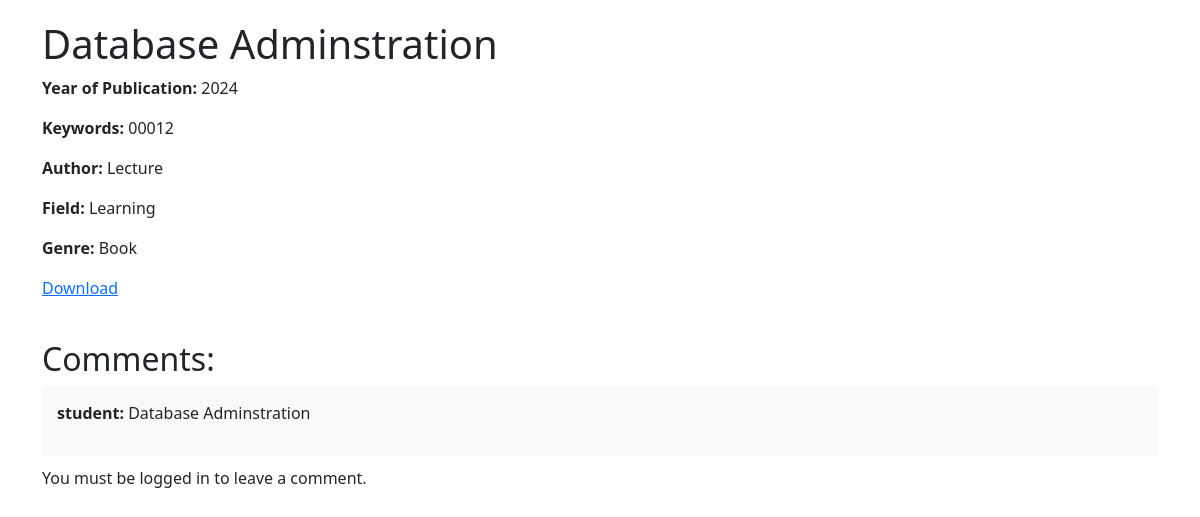
The app's page /document/2/ with its own data.
### documents/models.py (models this page shows, shortened)
class Document(models.Model):
    DOC_TYPES = (
        ('book', 'Book'),
        ('newspaper', 'Newspaper'),
        ('project', 'Project'),
    )
    name = models.CharField(max_length=255)
    year_of_publication = models.IntegerField()
    keywords = models.CharField(max_length=255)
    file = models.FileField(upload_to='documents/')
    document_type = models.CharField(choices=DOC_TYPES, max_length=20)
    author = models.CharField(max_length=255)
    field = models.CharField(max_length=255)
    genre = models.CharField(max_length=255)

class DocumentEvaluation(models.Model):
    document = models.ForeignKey(Document, related_name='evaluations', on_delete=models.CASCADE)
    user = models.ForeignKey(User, on_delete=models.CASCADE)
    comment = models.TextField()

### documents/views.py (the view)
# urls.py: path('document/<int:pk>/', views.document_detail, name='document_detail'),
def document_detail(request, pk):
    document = get_object_or_404(Document, pk=pk)
    evaluations = DocumentEvaluation.objects.filter(document=document)
    if request.method == 'POST':
        form = DocumentEvaluationForm(request.POST)
        if form.is_valid():
            evaluation = form.save(commit=False)
            evaluation.document = document
            evaluation.user = request.user
            evaluation.save()
    else:
        form = DocumentEvaluationForm()
    return render(request, 'documents/document_detail.html', {'document': document, 'evaluations': evaluations, 'form': form})

### documents/templates/documents/document_detail.html (shortened to what this page needs)
{% load static %}
<!DOCTYPE html>
<html lang="en">
<head>
    <link rel="stylesheet" href="{% static 'css/styles.css' %}">
    <link href="https://cdn.jsdelivr.net/npm/bootstrap@5.3.3/dist/css/bootstrap.min.css" rel="stylesheet">
</head>
<body>
<div class="container">
    <h1>{{ document.name }}</h1>
    <div class="document-info">
        <p><strong>Year of Publication:</strong> {{ document.year_of_publication }}</p>
        <p><strong>Keywords:</strong> {{ document.keywords }}</p>
        <p><strong>Author:</strong> {{ document.author }}</p>
        <p><strong>Field:</strong> {{ document.field }}</p>
        <p><strong>Genre:</strong> {{ document.genre }}</p>
        <a href="{{ document.file.url }}" download>Download</a>
    </div>
    <div class="comments-section">
        <h2>Comments:</h2>
        {% for evaluation in evaluations %}
            <div class="comment-item">
                <p><strong>{{ evaluation.user.username }}:</strong> {{ evaluation.comment }}</p>
            </div>
        {% empty %}
            <p>No comments yet.</p>
        {% endfor %}
        {% if user.is_authenticated %}
            <h3>Leave a comment:</h3>
            <form method="POST" class="comment-form">
                {% csrf_token %}
                {{ form.as_p }}
                <button type="submit">Submit Comment</button>
            </form>
        {% else %}
            <p>You must be logged in to leave a comment.</p>
        {% endif %}
    </div>
</div>
</body>
</html>

### documents/static/css/styles.css (style rules this page uses)
body { font-family: Arial, sans-serif; background-color: #f4f4f4; margin: 0; padding: 0; }
h1, h2, h3 { color: #333; }
a { text-decoration: none; color: #007BFF; }
.container { width: 80%; margin: 0 auto; padding: 20px; }
.document-info { margin-bottom: 30px; }
.comments-section { margin-top: 40px; }
.comment-item { background-color: #f9f9f9; padding: 15px; border-radius: 5px; margin-bottom: 10px; }

### records on screen
Document: name "Database Adminstration", year_of_publication "2024", keywords "00012", author "Lecture", field "Learning", genre "Book"
DocumentEvaluation: user.username "student", comment "Database Adminstration"
